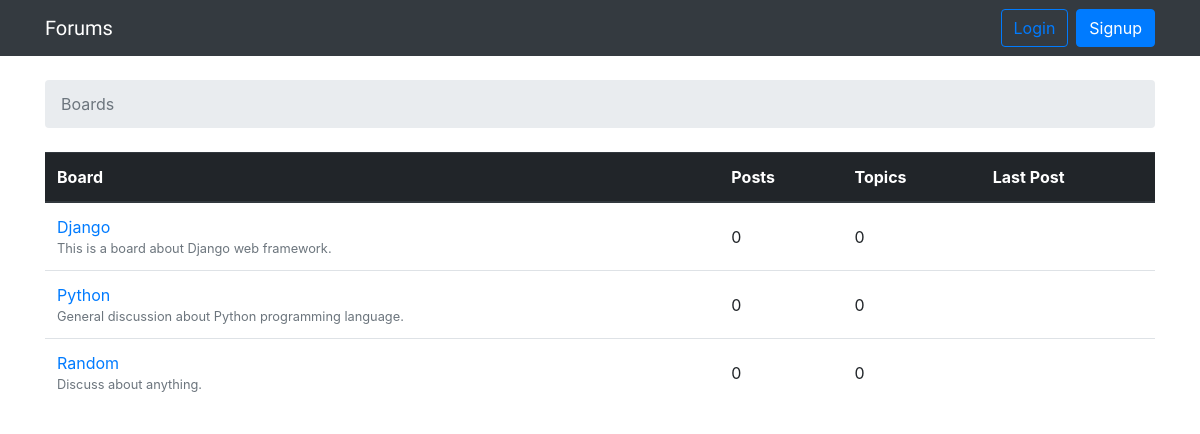
The page / on the database its author committed.
### forums/models.py (models this page shows, shortened)
class Board(models.Model):
    name = models.CharField(max_length=30, unique=True)
    description = models.CharField(max_length=100)

### forums/views.py (the view)
# urls.py: path('', views.BoardListView.as_view(), name='home'),
class BoardListView(ListView):
    template_name = 'home.html'
    model = Board

### templates/home.html (shortened to what this page needs)
{% extends 'base.html' %}
{% block breadcrumb %}
<li class="breadcrumb-item active">
    Boards
</li>
{% endblock %}
{% block content %}
<table class="table">
    <thead class="thead-dark">
        <tr>
            <th>Board</th>
            <th>Posts</th>
            <th>Topics</th>
            <th>Last Post</th>
        </tr>
    </thead>
    <tbody>
        {% for board in object_list %}
            <tr>
                <td>
                    <a href="{% url 'board_topics' board.pk %}">
                        {{ board.name }}
                    </a>
                    <small class="text-muted d-block">
                        {{ board.description }}
                    </small>
                </td>
                <td class="align-middle">0</td>
                <td class="align-middle">0</td>
                <td></td>
            </tr>
        {% endfor %}
    </tbody>
</table>
{% endblock %}

### rows shown on the page
Board: name "Django", description "This is a board about Django web framework."
Board: name "Python", description "General discussion about Python programming language."
Board: name "Random", description "Discuss about anything."
